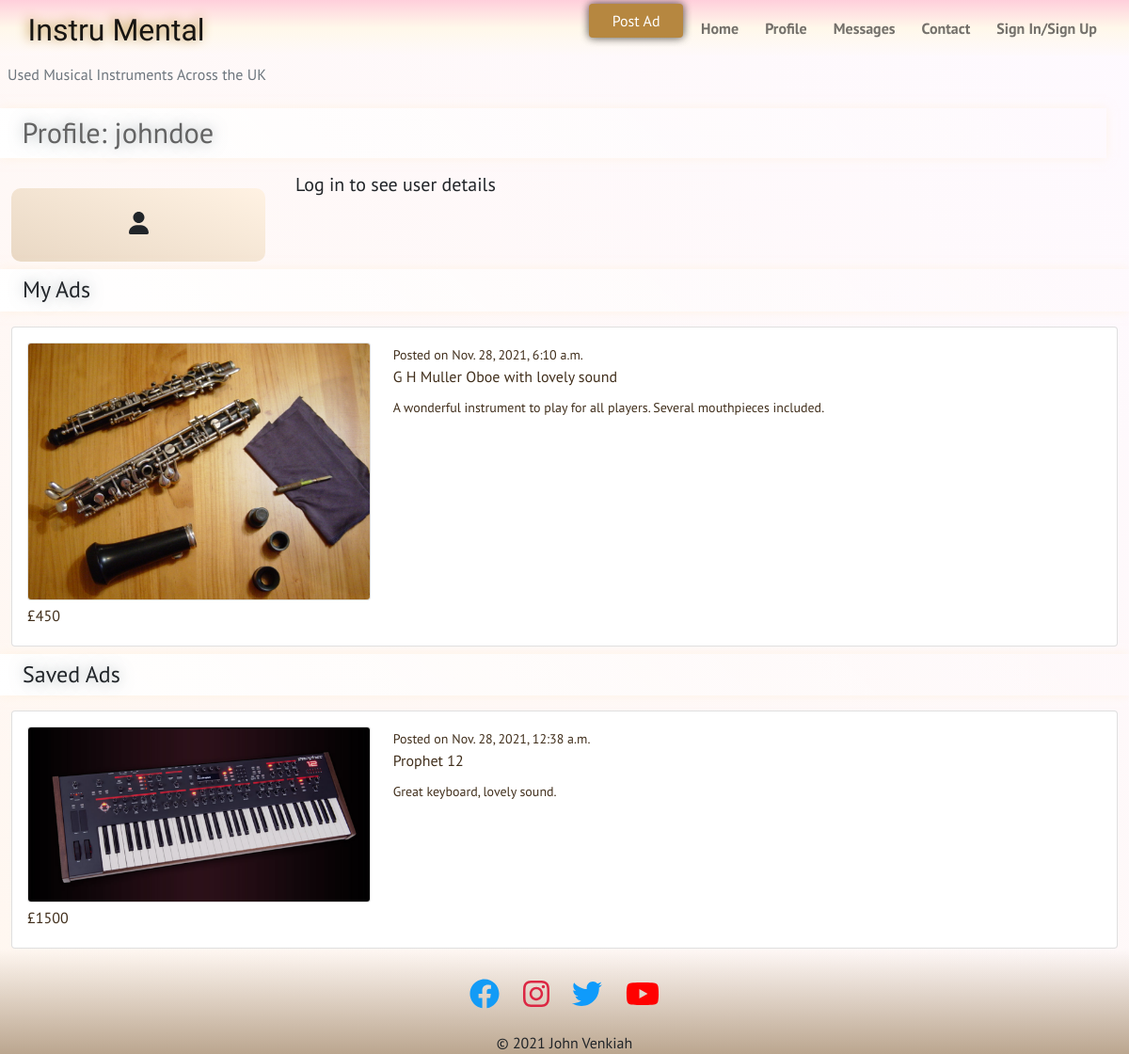
The app's page /johndoe/ with its own data.
### ads/models.py (models this page shows, shortened)
class Ad(models.Model):
    title = models.CharField(max_length=250, unique=True)
    slug = models.SlugField(max_length=200, unique=True)
    seller = models.ForeignKey(User, on_delete=models.CASCADE)
    image = models.ImageField(blank=False)
    category = models.CharField(max_length=250)
    description = models.CharField(max_length=800)
    created_on = models.DateTimeField(auto_now_add=True)
    price = models.PositiveIntegerField(
        validators=[MaxValueValidator(99999999)]
    )
    location = models.CharField(max_length=200)
    city = models.CharField(max_length=200)
    sold = models.BooleanField(default=False)
    saved = models.ManyToManyField(User, related_name='ad_saves', blank=True)
    class Meta:
        ordering = ['-created_on']
        verbose_name = 'ad'
        verbose_name_plural = 'ads'

### user_profile/views.py (the view, shortened to what this page needs)
# urls.py: path('<slug:user>/', views.ProfileView.as_view(), name='profile'),
class ProfileView(TemplateView, BaseDetailView, SelectRelatedMixin):
    model = User
    template_name = 'user_profile/profile.html'
    select_related = ('profile',)
    def get(self, request, *args, **kwargs):
        self.object = self.get_object()
        return super().get(request, *args, **kwargs)
    def get_object(self):
        return self.get_queryset().get(username=self.kwargs['user'])
    def get_context_data(self, **kwargs):
        context = super().get_context_data(**kwargs)
        context['user'] = self.get_object()
        context['user_ads'] = Ad.objects.filter(seller=self.get_object())
        print(ad.image.url for ad in context['user_ads'])
        context['saved_ads'] = list(Ad.objects.filter(
            saved=self.get_object()
            ))
        return context

### templates/user_profile/profile.html (shortened to what this page needs)
{% extends "main/base.html" %}
{% load static %}
{% block content %}
<div class="container-fluid">
    <div class="row align-bottom">
        <div class="row">
            <div class="col banner">
                <h2 class="custom-text-shadow pt-2">Profile: {{ user }}</h3>
            </div>
        </div>
        <div class="row pt-2">
            <div class="col-3">
            <div class="soft-fade-up profile-card mt-4">
                <i class="fas fa-user user-icon py-3"></i>
            </div>
        </div>
        <div class="col-9">
            {% if request.user.is_authenticated %}
            <ul class="fa-ul">
                {% if user.first_name or user.last_name %}
                <li><span class="fa-li"><i class="fas fa-star-of-life"></i></span><small class="pull-end">{{ user.first_name }} {{ user.last_name }}</small></li>
                {% endif %}
                {% if user.profile.location %}
                <li><span class="fa-li"><i class="fas fa-map-marker-alt"></i></span><small>{{ user.profile.location }}</small></li>
                {% endif %}
                <li><span class="fa-li"><i class="fas fa-envelope"></i></span><small>{{ user.email }}</small></li>
              </ul>
            {% else %}
            <h5 class="p-2">Log in to see user details</h5>
            {% endif %}
        </div>
    </div>
</div>
{% if user_ads %}
    <div class="row">
        <div class="col banner mt-2">
            <h4 class="custom-text-shadow pt-2">My Ads</h4>
        </div>
    </div>
        {% for ad in user_ads %}
    <div class="row">
        <div class="col">
            <a class="card ad mt-3 pad-16" href="{% url 'ads:ad_detail' ad.seller ad.slug %}">
                <div class="row">
                    <div class="col-4">
                        <img class="card thmbn-img" src="{{ ad.image.url }}" alt="">
                    </div>
                    <div class="col-8">
                        <small class="text-small ms-auto">Posted on {{ ad.created_on }}</small>
                        <p class="card-title">{{ ad.title }}</p>
                        <div class="elips-container">
                            <small class="card-text elips-text">
                                {{ ad.description }}
                            </small>
                        </div>
                    </div>
                </div>
                <div class="row">
                    <div class="col">
                {% if ad.sold %}
                        <p class="card-text sold my-1">£{{ ad.price }}</p>
                    </div>
                    <div class="col-8">
                        <p class="card-text text-danger mt-1">SOLD</p>
                    </div>
                {% else %}
                        <p class="card-text my-1">£{{ ad.price }}</p>
                    </div>
                    {% endif %}
                </div>
            </a>
        </div>
    </div>
    {% endfor %}
    {% else %}
    <div class="row">
        <div class="col banner-3 mt-2">
            <h4 class="custom-text-shadow pt-2">No Ads Posted</h4>
        </div>
    </div>
    {% endif %}
    {% if saved_ads %}
    <div class="row">
        <div class="col banner mt-2">
            <h4 class="custom-text-shadow pt-2">Saved Ads</h4>
        </div>
    </div>
        {% for ad in saved_ads %}
        <div class="row">
            <div class="col">
                <a class="card ad mt-3 pad-16" href="{% url 'ads:ad_detail' ad.seller ad.slug %}">
                    <div class="row">
                        <div class="col-4">
                            <img class="card thmbn-img" src="{{ ad.image.url }}" alt="">
                        </div>
                        <div class="col-8">
                            <small class="text-small ms-auto">Posted on {{ ad.created_on }}</small>
                            <p class="card-title">{{ ad.title }}</p>
                            <div class="elips-container">
                                <small class="card-text elips-text">
                                    {{ ad.description }}
                                </small>
                            </div>
                        </div>
                    </div>
                    <div class="row">
                        <div class="col">
                    {% if ad.sold %}
                            <p class="card-text sold my-1">£{{ ad.price }}</p>
                        </div>
                        <div class="col-8">
                            <p class="card-text text-danger mt-1">SOLD</p>
                        </div>
                    {% else %}
                            <p class="card-text my-1">£{{ ad.price }}</p>
                        </div>
                        {% endif %}
                    </div>
                </a>
            </div>
        </div>
        {% endfor %}
        {% else %}
    <div class="row">
        <div class="col banner-3 mt-2">
            <h4 class="custom-text-shadow pt-2">No Ads Saved</h4>
        </div>
    </div>
        {% endif %}
</div>
{% endblock %}

### static/css/style.css (style rules this page uses)
html, body { margin: 0; padding: 0; }
p, span, a, h2, h3, h4, h5 { font-family: 'PT Sans', sans-serif; }
p, span, a { font-weight: 400; }
h2 { font-size: calc(1.3rem + .8vw); color: #636363; }
a { color: #412f1c; text-decoration: none; }
.banner, .banner-2, .banner-3 { box-shadow: 0 0 10px #ffeed485; width: 100%; margin: 0 auto; }
.banner { background: linear-gradient( 45deg, #ffffff, transparent); padding-left: 2%; }
.custom-text-shadow { text-shadow: 0 0 15px #6a7b8391, 0px 0px 15px #adb5bd00; }
.pad-16 { padding: 16px; }
.soft-fade-up { background: linear-gradient(20deg, rgb(233, 216, 196), rgb(255, 242, 227)); }
.card { overflow: hidden; }
.profile-card { border: none; border-radius: 10px; margin: 0; text-align: center; padding: .6rem; }
.user-icon { font-size: 1.5rem; }
.elips-container { text-overflow: ellipsis; white-space: nowrap; overflow: hidden; }
.elips-text { max-width: 30px; }
.thmbn-img { object-fit: cover; width: 100%; height: 100%; }

### records on screen
Ad: image (picture), created_on "Nov. 28, 2021, 6:10 a.m.", title "G H Muller Oboe with lovely sound", description "A wonderful instrument to play for all players. Several mouthpieces included.", price "450"
Ad: image (picture), created_on "Nov. 28, 2021, 12:38 a.m.", title "Prophet 12", description "Great keyboard, lovely sound.", price "1500"

### other values on screen
{{ user }} "johndoe"
